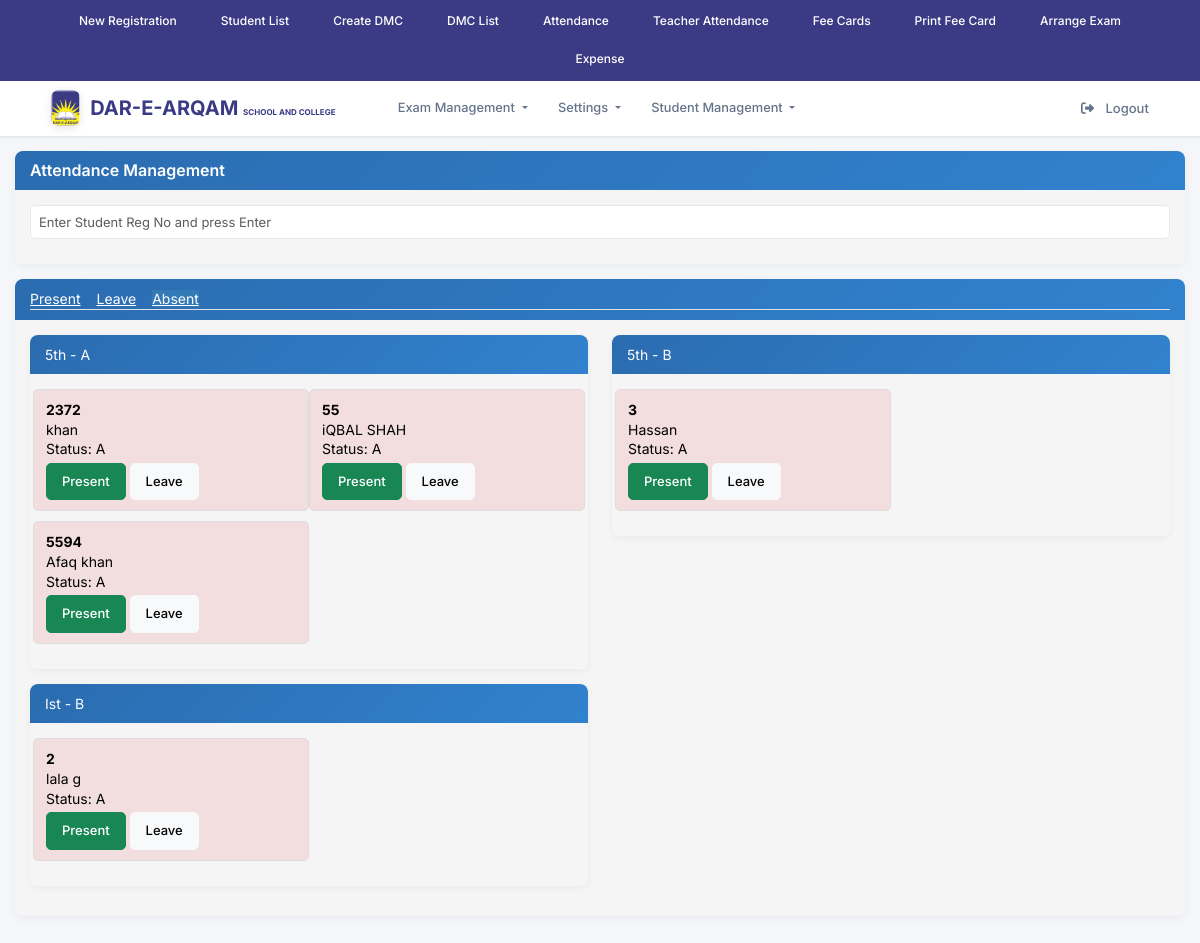
Screenshot of /attendance.php?date=2026-10-07&status=A (signed in) with the database file from the repository.
### tables this page shows
CREATE TABLE `modules` (
  `id` int(11) NOT NULL,
  `parent_id` int(11) DEFAULT NULL,
  `title` varchar(100) NOT NULL,
  `url` varchar(255) NOT NULL DEFAULT '#',
  `description` varchar(255) DEFAULT NULL,
  `status` tinyint(1) DEFAULT 1,
  `created_at` timestamp NOT NULL DEFAULT current_timestamp(),
  `type` enum('Parent','Child') NOT NULL DEFAULT 'Parent'
);

CREATE TABLE `student_class` (
  `id` int(11) NOT NULL,
  `student_registration_id` int(11) DEFAULT NULL,
  `session_id` int(11) DEFAULT NULL,
  `class_id` int(11) DEFAULT NULL COMMENT 'PK OF class_section_id',
  `promotion_date` date DEFAULT NULL,
  `dated` date NOT NULL DEFAULT current_timestamp(),
  `status` int(11) NOT NULL DEFAULT 0
);

CREATE TABLE `student_registration` (
  `id` int(11) NOT NULL,
  `branch_id` int(11) NOT NULL DEFAULT 1,
  `village_council_id` int(11) DEFAULT NULL,
  `reg_no` varchar(255) NOT NULL,
  `name` varchar(100) DEFAULT NULL,
  `dob` date DEFAULT NULL,
  `father_name` varchar(100) DEFAULT NULL,
  `mobile` varchar(20) DEFAULT NULL,
  `cnic` varchar(20) DEFAULT NULL,
  `current_address` text DEFAULT NULL,
  `permanent_address` text DEFAULT NULL,
  `guardian_name` varchar(100) DEFAULT NULL,
  `guardian_mobile` varchar(20) DEFAULT NULL,
  `guardian_address` text DEFAULT NULL,
  `guardian_cnic` varchar(20) DEFAULT NULL,
  `previous_schools_description` text DEFAULT NULL,
  `student_other_description` text DEFAULT NULL,
  `image_path` varchar(255) DEFAULT NULL,
  `registration_date` date NOT NULL DEFAULT current_timestamp(),
  `is_transport` int(11) NOT NULL DEFAULT 1,
  `transport_fee` decimal(10,2) DEFAULT 0.00,
  `is_old_dues` int(11) NOT NULL DEFAULT 1,
  `old_dues_amount` int(11) NOT NULL DEFAULT 0,
  `is_admission` int(11) NOT NULL DEFAULT 1,
  `dated` date DEFAULT NULL,
  `status` int(11) DEFAULT 0
);

### attendance.php (the view, shortened to what this page needs)
<?php
require_once('conn_inc.php');
$date = isset($_GET['date']) ? $_GET['date'] : date('Y-m-d');
$status_filter = isset($_GET['status']) ? $_GET['status'] : 'P';
$classes = $conn->query("
    SELECT cs.id as cs_id, c.title as class_name, s.title as section_name
    FROM class_sections cs
    JOIN classes c ON c.id = cs.class_id
    JOIN sections s ON s.id = cs.section_id
    ORDER BY c.title, s.title
");
$class_sections = [];
while ($row = $classes->fetch_assoc()) {
    $cs_id = $row['cs_id'];
    $stmt = $conn->prepare("
        SELECT sc.student_registration_id as student_id, sr.reg_no, sr.name,
               COALESCE(a.status,'A') as status, a.remarks
        FROM student_class sc
        JOIN student_registration sr ON sr.id = sc.student_registration_id
        LEFT JOIN attendance a ON a.student_id = sr.id AND a.date=?
        WHERE sc.class_id = ?
        HAVING status=?
        ORDER BY sr.reg_no
    ");
    $stmt->bind_param("sis", $date, $cs_id, $status_filter);
    $stmt->execute();
    $students = $stmt->get_result();
    if ($students->num_rows > 0) {
        $class_sections[$cs_id] = [
            'title' => $row['class_name'] . " - " . $row['section_name'],
            'students' => $students
        ];
    }
}
?>
<!DOCTYPE html>
<html lang="en">
<head>
    <link rel="stylesheet" href="css/mystyle.css" />
</head>
<body>
<?php require_once('navbar.php'); ?>
<div class="container">
    <div class="row">
        <div class="col-md-12 ">
            <div class="panel panel-primary">
                <div class="panel-heading">
                    <h3 class="panel-title">Attendance Management</h3>
                </div>
                <div class="panel-body">
                    <div class="form-group">
                        <input type="text" id="reg_no_search" class="form-control input-lg" placeholder="Enter Student Reg No and press Enter" autofocus>
                    </div>
                </div>
            </div>
            <div class="panel panel-info">
                <div class="panel-heading">
                    <ul class="nav nav-tabs gap-3">
                        <li class="<?=($status_filter=='P'?'active':'')?> text-white">
                            <a href="?date=<?=$date?>&status=P" class="text-white ">Present</a>
                        </li>
                        <li class="<?=($status_filter=='L'?'active':'')?> text-white">
                            <a href="?date=<?=$date?>&status=L" class="text-white">Leave</a>
                        </li>
                        <li class="<?=($status_filter=='A'?'active':'')?> text-white">
                            <a href="?date=<?=$date?>&status=A" class="text-white">Absent</a>
                        </li>
                    </ul>
                </div>
                <div class="panel-body">
                    <div class="row">
                        <?php foreach($class_sections as $cs_id => $cs): ?>
                            <div class="col-md-6">
                                <div class="panel panel-default">
                                    <div class="panel-heading text-white"><?=$cs['title']?></div>
                                    <div class="panel-body">
                                        <div class="row">
                                            <?php while($stu = $cs['students']->fetch_assoc()):
                                                $status_class = $stu['status']=='P' ? 'present' : ($stu['status']=='L' ? 'leave' : 'absent');
                                            ?>
                                            <div class="col-md-6 student-card <?=$status_class?>"
                                                 data-student-id="<?=$stu['student_id']?>"
                                                 data-reg-no="<?=$stu['reg_no']?>">
                                                <strong><?=$stu['reg_no']?></strong><br>
                                                <?=$stu['name']?><br>
                                                Status: <?=$stu['status']?>
                                                <div class="mt-1">
                                                    <?php if ($status_filter != 'P'): ?>
                                                        <button class="btn btn-success btn-sm mark-present">
                                                            <span class="glyphicon glyphicon-ok"></span> Present
                                                        </button>
                                                    <?php endif; ?>
                                                    <?php if ($status_filter != 'L'): ?>
                                                        <button class="btn btn-light btn-sm mark-leave">
                                                            <span class="glyphicon glyphicon-exclamation-sign"></span> Leave
                                                        </button>
                                                    <?php endif; ?>
                                                </div>
                                            </div>
                                            <?php endwhile; ?>
                                        </div>
                                    </div>
                                </div>
                            </div>
                        <?php endforeach; ?>
                    </div>
                </div>
            </div>
        </div>
    </div>
</div>
</body>
</html>

### navbar.php (shortened to what this page needs)
<?php
require_once('conn_inc.php');
$user_id = $_SESSION['user_id'] ?? 0;
$role_modules = [];
if ($user_id) {
    $qry = "
        SELECT m.id, m.parent_id, m.title, m.url
        FROM role_modules rm
        INNER JOIN modules m ON rm.module_id = m.id
        INNER JOIN users u ON rm.role_id = u.role_id
        WHERE u.id = ?
        ORDER BY m.parent_id, m.title
    ";
    $stmt = $conn->prepare($qry);
    $stmt->bind_param("i", $user_id);
    $stmt->execute();
    $res = $stmt->get_result();
    while ($row = $res->fetch_assoc()) {
        $parent_id = $row['parent_id'] ?? 0;
        if ($parent_id == 0) {
            if (!isset($role_modules[$row['id']])) {
                $role_modules[$row['id']] = [
                    'title' => $row['title'],
                    'url' => $row['url'] ?? '#',
                    'children' => []
                ];
            }
        } else {
            $role_modules[$parent_id]['children'][] = [
                'title' => $row['title'],
                'url' => $row['url'] ?? '#'
            ];
        }
    }
}
?>
<link href="https://cdn.jsdelivr.net/npm/bootstrap@5.3.3/dist/css/bootstrap.min.css" rel="stylesheet">
<link href="https://cdnjs.cloudflare.com/ajax/libs/font-awesome/6.5.0/css/all.min.css" rel="stylesheet">
<div class="top-quick-bar" style="background-color: #3b3a85 !important;">
  <div class="quick-links-horizontal">
    <a href="student_registration.php" class="quick-link-horizontal-btn">
      New Registration
    </a>
    <a href="student_list.php" class="quick-link-horizontal-btn">
      Student List
    </a>
    <a href="create_dmcs.php" class="quick-link-horizontal-btn">
      Create DMC
    </a>
    <a href="dmc_list.php" class="quick-link-horizontal-btn">
      DMC List
    </a>
    <a href="attendance_class.php" class="quick-link-horizontal-btn">
      Attendance
    </a>
    <a href="users_attendance.php" class="quick-link-horizontal-btn">
      Teacher Attendance
    </a>
    <a href="fee_card_create_monthly.php" class="quick-link-horizontal-btn">
      Fee Cards
    </a>
    <a href="student_feecards.php" class="quick-link-horizontal-btn">
      Print Fee Card
    </a>
    <a href="arrange_exam.php" class="quick-link-horizontal-btn">
      Arrange Exam
    </a>
    <a href="expense.php" class="quick-link-horizontal-btn">
      Expense
    </a>
  </div>
</div>
<nav class="navbar navbar-expand-lg navbar-light sticky-top">
  <div class="container-fluid">
    <div class="navbar-main-content">
      <a class="navbar-brand" href="index.php">
        <img src="logo2.png" alt="Logo">
        <div class="brand-text"><span style="font-size:20px;color: #16253e !important;">DAR-E-ARQAM <small>SCHOOL AND COLLEGE</small></span> </div>
      </a>
      <div class="collapse navbar-collapse" id="mainNavbar">
        <ul class="navbar-nav me-auto mb-2 mb-lg-0">
          <?php foreach ($role_modules as $module_id => $module): ?>
            <?php
            $is_dropdown = !empty($module['children']);
            $module_title = isset($module['title']) ? $module['title'] : '';
            $module_url = isset($module['url']) ? $module['url'] : '#';
            ?>
            <li class="nav-item <?php echo $is_dropdown ? 'dropdown' : ''; ?>">
              <?php if (!$is_dropdown && !empty($module_title) && !empty($module_url) && $module_url != '#'): ?>
                <a class="nav-link <?php echo $module_url === 'index.php' ? 'active' : ''; ?>" href="<?php echo htmlspecialchars($module_url); ?>">
                  <?php echo htmlspecialchars($module_title); ?>
                </a>
              <?php elseif ($is_dropdown && !empty($module_title)): ?>
                <a class="nav-link dropdown-toggle" href="#" id="<?php echo htmlspecialchars(strtolower(str_replace(' ', '', $module_title))); ?>Dropdown" role="button" data-bs-toggle="dropdown">
                  <?php echo htmlspecialchars($module_title); ?>
                </a>
              <?php endif; ?>
            </li>
          <?php endforeach; ?>
        </ul>
        <ul class="navbar-nav ms-auto">
          <li class="nav-item">
            <a class="nav-link btn btn-logout rounded-5" href="logout.php">
              <i class="fa-solid fa-right-from-bracket me-2"></i>
              Logout
            </a>
          </li>
        </ul>
      </div>
    </div>
  </div>
</nav>

### css/mystyle.css (style rules this page uses)
body { background-color: #f7f7f7; font-family: 'Segoe UI', sans-serif; }
.navbar-brand { padding: 15px; height: auto; display: flex; align-items: center; margin-right: 15px; }

### attendance.php (style rules this page uses)
.student-card { margin-bottom: 10px; padding: 10px; border-radius: 5px; color: #000; border: 1px solid #ddd; }
.absent { background-color: #f2dede; }
.nav-tabs > li.active > a, .nav-tabs > li.active > a:hover, .nav-tabs > li.active > a:focus { background-color: #337ab7; color: #fff; border-color: #337ab7; }
.nav-tabs > li > a { color: #337ab7; }

### navbar.php (style rules this page uses)
:root { --primary: #2563eb; --primary-light: #3b82f6; --primary-dark: #1d4ed8; --secondary: #64748b; --accent: #8b5cf6; --background: #ffffff; --surface: #f8fafc; --text-primary: #1e293b; --text-secondary: #64748b; --text-light: #94a3b8; --border: #e2e8f0; --hover-bg: #f1f5f9; --danger: #ef4444; --danger-hover: #dc2626; --success: #10b981; --shadow-sm: 0 1px 3px rgba(0, 0, 0, 0.1); --shadow-md: 0 4px 6px -1px rgba(0, 0, 0, 0.1); --shadow-lg: 0 10px 15px -3px rgba(0, 0, 0, 0.1); --radius: 12px; --transition: all 0.2s ease-in-out; --quicklink-bg: #3b3a85; --quicklink-text: #ffffff; --quicklink-hover-bg: #000000; --quicklink-hover-text: #ffffff; }
* { font-family: 'Inter', sans-serif; margin: 0; padding: 0; box-sizing: border-box; }
.top-quick-bar { background: var(--background); min-height: 20px; padding: 0.5rem 1.5rem; position: relative; z-index: 1031; display: flex; justify-content: center; }
.quick-links-horizontal { display: flex; align-items: center; gap: 0.75rem; flex-wrap: wrap; justify-content: center; }
.quick-link-horizontal-btn { display: inline-flex; align-items: center; padding: 0.3rem 1rem; border-radius: 20px; font-size: 0.75rem; font-weight: 500; text-decoration: none; transition: var(--transition); white-space: nowrap; background: var(--quicklink-bg); color: var(--quicklink-text); }
.navbar { background: var(--background); height: 55px; backdrop-filter: blur(20px); box-shadow: var(--shadow-sm); padding: 0.5rem 1.5rem; z-index: 1030; transition: var(--transition); }
.navbar-main-content { display: flex; align-items: center; width: 100%; }
.navbar-brand { font-weight: 700; color: var(--text-primary) !important; display: flex; align-items: center; font-size: 1.1rem; transition: var(--transition); margin-right: 2rem; }
.navbar-brand img { height: 36px; margin-right: 10px; border-radius: 8px; transition: var(--transition); filter: drop-shadow(0 2px 4px rgba(0, 0, 0, 0.1)); }
.brand-text { font-size: 1.1rem; color: #000000; line-height: 1.2; font-weight: 700; background: #3b3a85; -webkit-background-clip: text; -webkit-text-fill-color: transparent; background-clip: text; }
.brand-text span { font-size: 20px !important; }
.brand-text small { font-size: 8px !important; }
.nav-link { color: var(--text-secondary) !important; font-weight: 500; margin: 0 0.15rem; transition: var(--transition); font-size: 0.8rem; padding: 0.4rem 0.8rem !important; border-radius: 8px; position: relative; }
.btn-logout { font-weight: 600; border-radius: 8px; padding: 0.4rem 1rem; font-size: 0.75rem; transition: var(--Transition); border: none; margin-left: 20px !important; }
body { font-family: 'Inter', sans-serif; background-color: #f4f6f9; color: #2d3748; line-height: 1.4; font-size: 14px; }
.container { max-width: 1200px; margin: 15px auto; padding: 0 15px; }
.panel { background: #ffffff; border-radius: 8px; box-shadow: 0 2px 8px rgba(0, 0, 0, 0.05); margin-bottom: 15px; overflow: hidden; }
.panel-heading { background: linear-gradient(135deg, #2b6cb0 0%, #3182ce 100%); padding: 10px 15px; border-bottom: none; }
.panel-heading h3 { color: #ffffff; font-size: 16px; font-weight: 600; margin: 0; }
.panel-body { padding: 15px; background-color: #f6f5f5; }
.form-group { margin-bottom: 10px; }
.form-control { border: 1px solid #e2e8f0; border-radius: 5px; padding: 8px; font-size: 13px; height: 34px; transition: border-color 0.2s ease, box-shadow 0.2s ease; }
.btn { border-radius: 5px; padding: 8px 15px; font-size: 13px; font-weight: 500; transition: all 0.2s ease; }
body { background-color: #f4f6f9 !important; }

### rows the page displays
modules: title "Exam Management"
modules: title "Student Management"
student_class: student_registration.reg_no "2372", student_registration.name "khan", status "A"
student_class: student_registration.reg_no "55", student_registration.name "iQBAL SHAH", status "A"
student_class: student_registration.reg_no "5594", student_registration.name "Afaq khan", status "A"
student_class: student_registration.reg_no "3", student_registration.name "Hassan", status "A"
student_class: student_registration.reg_no "2", student_registration.name "lala g", status "A"

### other values shown
$module_title "Settings"
$cs['title'] "5th - A"
$cs['title'] "5th - B"
$cs['title'] "Ist - B"
